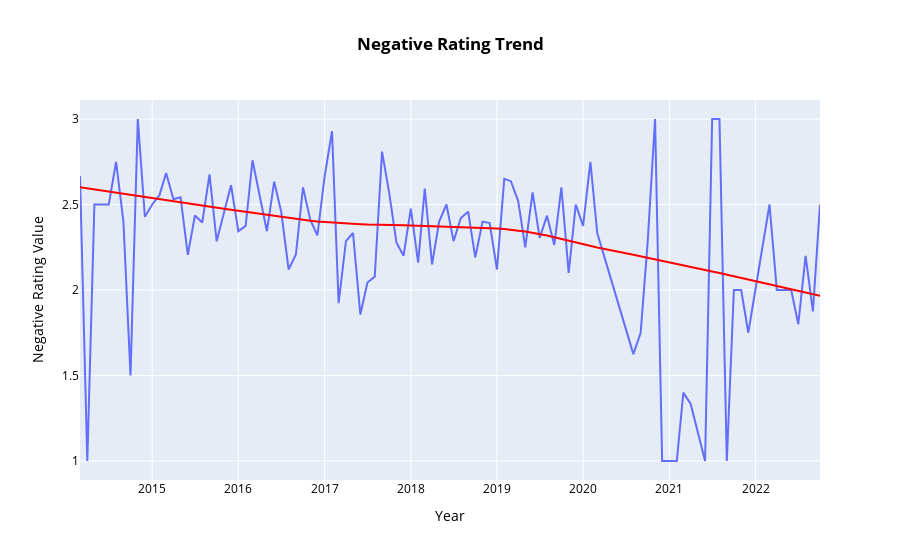

The notebook cell this image was saved under:
### Code cell
fig = poor_ratings.groupby("date_of_stay")["ratings"].mean().reset_index().plot(kind='scatter',x="date_of_stay",y='ratings',trendline='lowess',
    trendline_color_override='red',title="<b>Negative Rating Trend</b>",labels={"date_of_stay":"Year","ratings":"Negative Rating Value"})
fig.update_traces(mode = 'lines')
fig.update_layout(title_x = 0.5, font={'color':'black'})
fig.show()

# That of the average Value of the negative rating plummeting from ard 2.6 in 2014 to 2 at the end of 2022
# Truly this highlights the pertinent need to address the issue of poor-service by the hotel management in order, if not to attract
# more guests - to at least improve the reputation of the hotel and maintain a solid base of tourists to return for longer.
